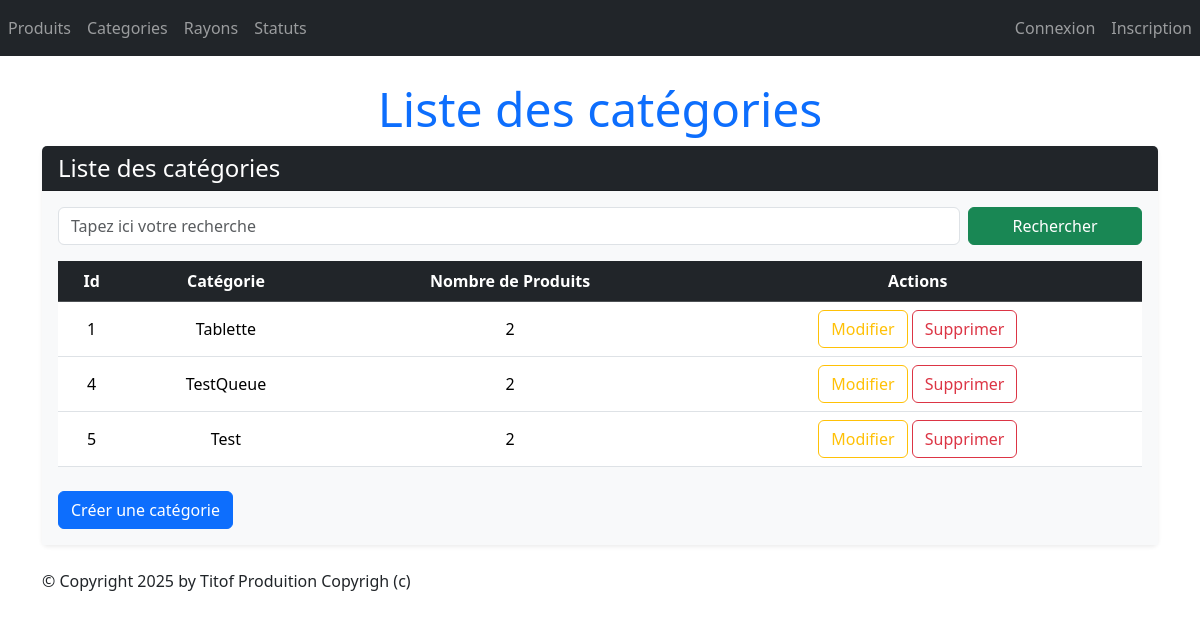
The page /monApp/categories/ on the database as committed earlier.
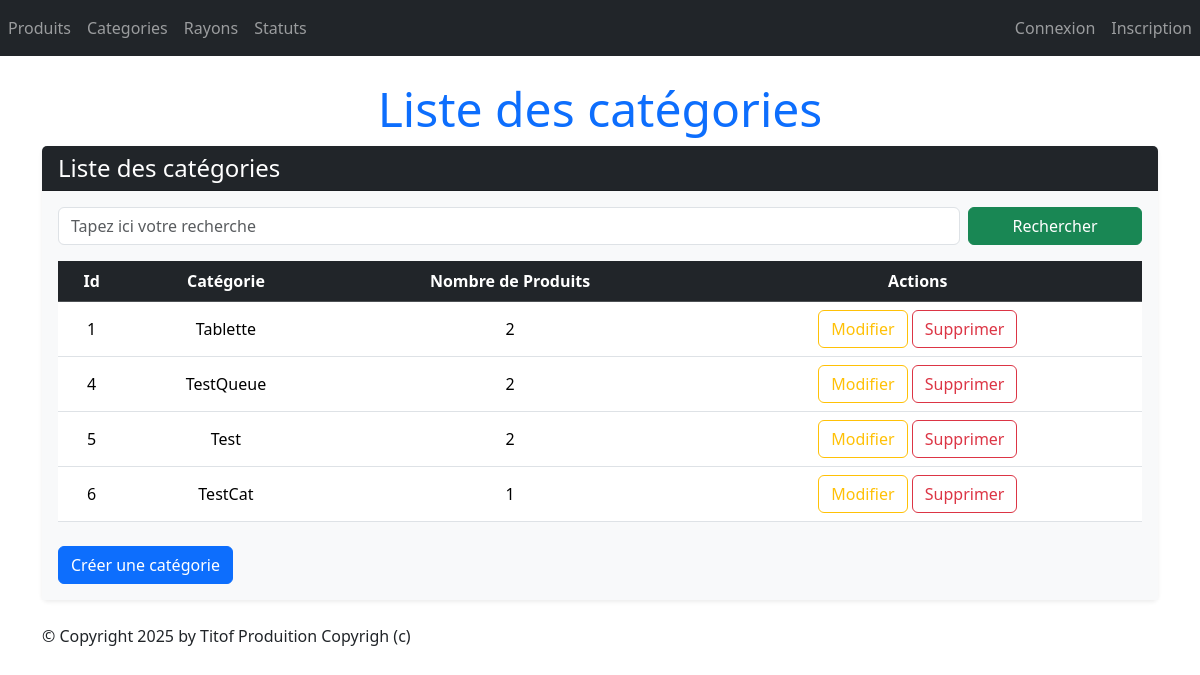
The same page on the database as committed later.
### monApp/models.py (models this page shows, shortened)
class Categorie(models.Model):
    idCat = models.AutoField(primary_key=True)
    nomCat = models.CharField(max_length=100)

### monApp/views.py (the view)
# urls.py: path("categories/", views.CategorieListView.as_view(), name="lst_categories"),
class CategorieListView(ListView):
    model = Categorie
    template_name = "monApp/Read/list/categories.html"
    context_object_name = "categories"
    def get_queryset(self):
        query = self.request.GET.get('search')
        if query:
            return Categorie.objects.filter(nomCat__icontains=query).annotate(nb_produits=Count('produits_categorie'))
        return Categorie.objects.annotate(nb_produits=Count('produits_categorie'))
    def get_context_data(self, **kwargs):
        context = super(CategorieListView, self).get_context_data(**kwargs)
        context['titremenu'] = "Liste des catégories"
        return context

### monApp/templates/monApp/Read/list/categories.html (shortened to what this page needs)
{% extends 'monApp/base.html' %}
{% block menu %}
    <h1 class="display-5 text-center text-primary">{{ titremenu }}</h1>
{% endblock %}
{% block contenu %}
<div class="card shadow-sm border-0 mb-4">
    <div class="card-header bg-dark text-white">
        <h4 class="mb-0">Liste des catégories</h4>
    </div>
    <div class="card-body bg-light">
        <form method="GET" action="" class="mb-3 row g-2">
            <div class="col-md-10">
                <input class="form-control" type="text" name="search" placeholder="Tapez ici votre recherche"
                       value="{{ request.GET.search }}">
            </div>
            <div class="col-md-2">
                <button type="submit" class="btn btn-success w-100">Rechercher</button>
            </div>
        </form>
        <div class="table-responsive">
            <table class="table table-hover align-middle">
                <thead class="table-dark text-center">
                    <tr>
                        <th>Id</th>
                        <th>Catégorie</th>
                        <th>Nombre de Produits</th>
                        <th>Actions</th>
                    </tr>
                </thead>
                <tbody>
                    {% for categorie in categories %}
                    <tr class="text-center">
                        <td onclick="window.location.href='{% url 'dtl_categorie' categorie.idCat %}';" style="cursor:pointer;">{{ categorie.idCat }}</td>
                        <td onclick="window.location.href='{% url 'dtl_categorie' categorie.idCat %}';" style="cursor:pointer;">{{ categorie.nomCat }}</td>
                        <td onclick="window.location.href='{% url 'dtl_categorie' categorie.idCat %}';" style="cursor:pointer;">{{ categorie.nb_produits }}</td>
                        <td>
                            <button onclick="window.location.href='{% url 'categorie_chng' categorie.idCat %}';" class="btn btn-outline-warning" title="Modifier">
                                 Modifier
                            </button>
                            <button onclick="window.location.href='{% url 'dlt_categorie' categorie.idCat %}';" class="btn btn-outline-danger" title="Supprimer">
                                 Supprimer
                            </button>
                        </td>
                    </tr>
                    {% empty %}
                    <tr>
                        <td colspan="4" class="text-muted text-center">Aucune catégorie trouvée.</td>
                    </tr>
                    {% endfor %}
                </tbody>
            </table>
        </div>
        <button onclick="window.location.href='{% url 'crt_categorie' %}';" class="btn btn-primary mt-2">Créer une catégorie</button>
    </div>
</div>
{% endblock %}

Rows that differ between the two databases and show on the page:
added Categorie: idCat "6", nomCat "TestCat", nb_produits "1"
